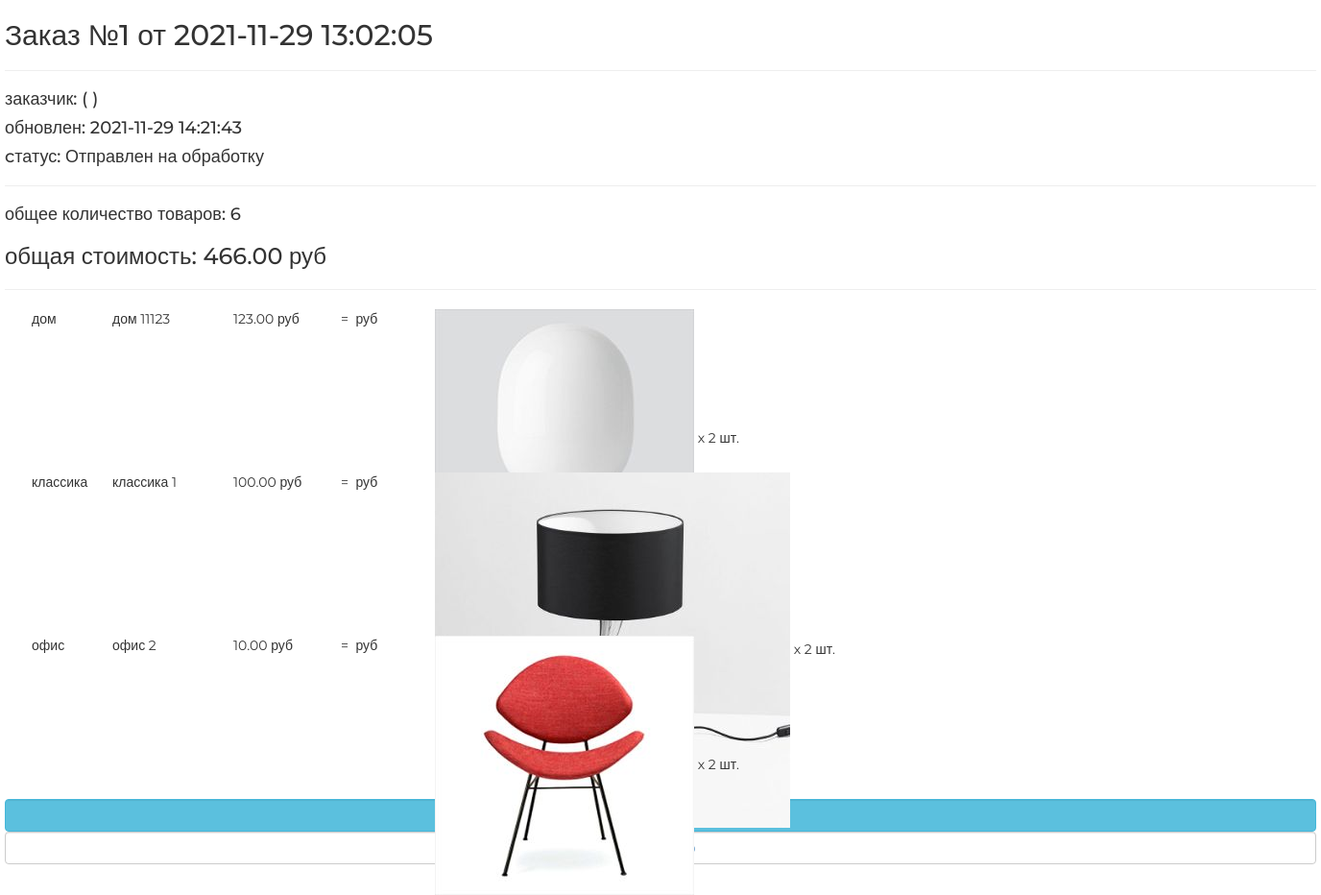
Page /order/read/1/ on the committed database.
### ordersapp/models.py (models this page shows, shortened)
class Order(models.Model):
    STATUS_FORMING = 'FM'
    STATUS_SEND_TO_PROCEED = 'STP'
    STATUS_PROCEEDED = 'PRD'
    STATUS_PAID = 'PD'
    STATUS_DONE = 'DN'
    STATUS_CANCELED = 'CN'
    STATUSES = (
        (STATUS_FORMING, 'Формируется'),
        (STATUS_SEND_TO_PROCEED, 'Отправлен на обработку'),
        (STATUS_PROCEEDED, 'Обработан'),
        (STATUS_PAID, 'Оплачен'),
        (STATUS_DONE, 'Готов'),
        (STATUS_CANCELED, 'Отменен'),
    )
    user = models.ForeignKey(settings.AUTH_USER_MODEL, on_delete=models.CASCADE)
    status = models.CharField(choices=STATUSES, default=STATUS_FORMING, max_length=3)
    is_active = models.BooleanField(default=True)
    created_at = models.DateTimeField(auto_now_add=True)
    update_at = models.DateTimeField(auto_now=True)
    def get_total_quantity(self):
        _items = self.orderitems.select_related()
        return sum(list(map(lambda x: x.quantity, _items)))
    def get_total_cost(self):
        _items = self.orderitems.select_related()
        return sum(list(map(lambda x: x.product_cost, _items)))

class OrderItem(models.Model):
    order = models.ForeignKey(Order, on_delete=models.CASCADE, related_name='orderitems')
    product = models.ForeignKey(Product, on_delete=models.CASCADE, verbose_name='Продукт')
    quantity = models.PositiveSmallIntegerField(default=0, verbose_name='Количество')
    @property
    def product_cost(self):
        return self.product.price * self.quantity

### mainapp/models.py (models this page shows, shortened)
class Product(models.Model):
    category = models.ForeignKey(ProductCategory, on_delete=models.CASCADE, verbose_name='категория')
    name = models.CharField(max_length=128, verbose_name='название')
    image = models.ImageField(upload_to='products', blank=True, verbose_name='картинка')
    short_desc = models.CharField(max_length=255, verbose_name='краткое описание')
    description = models.TextField(verbose_name='описание')
    price = models.DecimalField(decimal_places=2, max_digits=10, default=0, verbose_name='цена')
    quantity = models.PositiveSmallIntegerField(default=0, verbose_name='количество')
    is_active = models.BooleanField(default=True)

class ProductCategory(models.Model):
    name = models.CharField(max_length=64, unique=True, verbose_name='название')
    description = models.TextField(verbose_name='описание')
    is_active = models.BooleanField(default=True)
    class Meta:
        verbose_name = 'категория'
        verbose_name_plural = 'категории'
        ordering = ('-id',)

### ordersapp/views.py (the view)
# urls.py: path('read/<pk>/', ordersapp.OrderDetailView.as_view(), name='read'),
class OrderDetailView(DetailView):
    model = Order

### mainapp/context_processors.py (called while the page is built)
def basket(request):
    basket_items = []
    if request.user.is_authenticated:
        basket_items = Basket.objects.filter(user=request.user)
    return {
        'basket': basket_items
    }

### ordersapp/templates/ordersapp/order_detail.html
{% extends "ordersapp/base.html" %}
{% load static %}
{% load my_tags %}
{% block content %}
    {% include 'ordersapp/includes/inc_order_summary.html' %}
    <div class="basket_list">
        {% for item in object.orderitems.select_related %}
            <div class="basket_record">
                <img src="/media/{{ item.product.image }}"
                     alt="{{ item.product.short_desc }}">
                <span class="category_name">
                   {{ item.product.category.name }}
               </span>
                <span class="product_name">{{ item.product.name }}</span>
                <span class="product_price">
                   {{ item.product.price }}&nbspруб
               </span>
                <span class="product_quantitiy">
                   x {{ item.quantity }} шт.
               </span>
                <span class="product_cost">
                    = {{ item.get_product_cost }}&nbspруб
               </span>
            </div>
        {% endfor %}
    </div>
    {% include 'ordersapp/includes/inc_order_actions.html' %}
{% endblock %}

### ordersapp/templates/ordersapp/base.html (shortened to what this page needs)
<!DOCTYPE html>
{% load static %}
<html>
<head>
    {% block css %}
        <link rel="stylesheet" type="text/css" href="{% static 'css/bootstrap.min.css' %}">
        <link rel="stylesheet" type="text/css" href="{% static 'css/style.css' %}">
        <link rel="stylesheet" href="{% static 'fonts/font-awesome/css/font-awesome.css' %}">
    {% endblock %}
</head>
<body>
<div class="container">
    <div class="row">
        <div class="col-12">
            {% block content %}
            {% endblock %}
        </div>
    </div>
</div>
</body>
</html>

### ordersapp/templates/ordersapp/includes/inc_order_summary.html (shortened to what this page needs)
{% if object %}
    <div class="h2">Заказ №{{ object.pk }} от {{ object.created_at|date:"Y-m-d H:i:s" }}</div>
    <hr>
    <div class="h4">заказчик: {{ user.username }}({{ user.last_name }} {{ user.first_name }}) </div>
    <div class="h4">обновлен: {{ object.update_at|date:"Y-m-d H:i:s" }}</div>
    <div class="h4">cтатус: {{ object.get_status_display }}</div>
    <hr>
    <div class="h4">
        общее количество товаров: <span class="order_total_quantity">{{ object.get_total_quantity }}</span>
    </div>
    <div class="h3">
        общая стоимость: <span class="order_total_cost">{{ object.get_total_cost }}</span> руб
    </div>
{% endif %}
<hr>

### ordersapp/templates/ordersapp/includes/inc_order_actions.html (shortened to what this page needs)
<button class="btn btn-info btn-round form-control last">
    <a href="{% url 'ordersapp:list' %}">
    </a>
</button>
<button class="btn btn-default btn-round form-control last">
    <a href="{% url 'index' %}">на главную</a>
</button>

### static/css/style.css (style rules this page uses)
* { margin: 0; padding: 0; }
body { font-family: 'Montserrat', sans-serif; }
html, body { height: 100%; }
.basket_list span.category_name { margin-left: 2em; width: 5em; position: relative; display: block; float: left; }
.basket_list span.product_name { margin-left: 1em; width: 8em; position: relative; display: block; float: left; }
.basket_list span.product_price { margin-left: 1em; width: 7em; position: relative; display: block; float: left; }
.basket_list span.product_cost { margin-left: 1em; width: 7em; position: relative; display: block; float: left; }
.basket_list .basket_record { position: relative; display: block; height: 170px; float: none; }
.container { width: 1366px; margin: 0 auto; min-height: 100%; }

### rows in the picture
Order: pk "1", created_at "2021-11-29 13:02:05", update_at "2021-11-29 14:21:43", status "Отправлен на обработку", get_total_quantity "6", get_total_cost "466.00"
OrderItem: product.image (picture), product.category.name "дом", product.name "дом 11123", product.price "123.00", quantity "2"
OrderItem: product.category.name "классика", product.name "классика 1", product.price "100.00", quantity "2"
OrderItem: product.image (picture), product.category.name "офис", product.name "офис 2", product.price "10.00", quantity "2"
